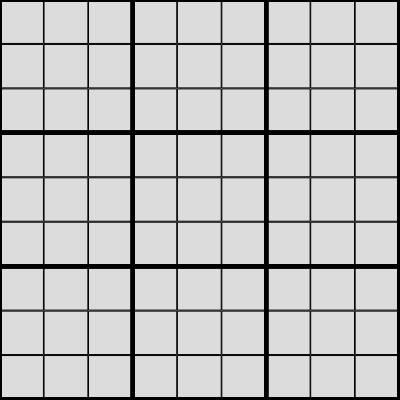
Frame 1 (no input)
Frame 60 (no input): identical to frame 1, image omitted
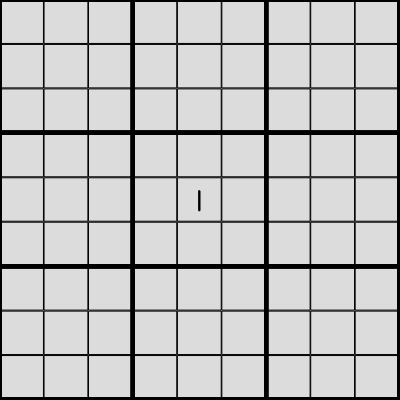
Frame 120 (the mouse pressed at the canvas centre since frame 60)

The p5.js sketch that drew these frames (run headless with seeded random() and noise() and a simulated clock; from frame 60 on, the mouse is pressed at the canvas centre):

// p5.js sketch
// ── sketch.js
var myBoard;
let num = -1;
let add = false;
let solve = false;
let cursorX, cursorY;

function setup() {
  createCanvas(400, 400);
  myBoard = new Board([0,0,4,9,0,5,0,8,6,6,5,2,7,0,8,0,3,0,8,0,9,0,3,6,0,5,0,0,0,8,0,0,4,0,2,7,0,2,6,0,5,7,0,0,0,7,4,0,8,9,2,1,6,0,0,8,0,0,7,9,6,0,2,2,9,0,0,0,1,3,0,0,4,6,0,0,0,3,0,0,9]);
  clear = createButton("Reset")
  clear.position(215, 425);
  clear.mousePressed(reset);
  solveButton = createButton("Solve")
  solveButton.position(140, 425);
  solveButton.mousePressed(doSolve);
}

function draw() {
  background(220);
  myBoard.show();

  //cursor
  if (add) {
    let dist = width / 18 - 1;
    rect(width / 9 * cursorX + dist, height / 9 * cursorY + 13, 1, 20);
    if (num != -1) {
      myBoard.board[cursorX][cursorY].val = num;
      add = false;
    }
  }
  if (solve) {
    myBoard.solve();
    myBoard.checkSolution();
  }
}

function mousePressed() {
  add = true;
  if (mouseX < 400 && mouseY < 400) {
    cursorX = int(map(mouseX, 0, width, 0, 9));
    cursorY = int(map(mouseY, 0, height, 0, 9));
  }
  
}

function keyTyped() {
  num = key;
}

function keyReleased() {
  num = -1;
}

function reset() {
  myBoard = new Board([]);
  solve = false;
}

function doSolve() {
  solve = true;
}

// ── Board.js
class Board {
	constructor() {
    let nums = [0,0,4,9,0,5,0,8,6,6,5,2,7,0,8,0,3,0,8,0,9,0,3,6,0,5,0,0,0,8,0,0,4,0,2,7,0,2,6,0,5,7,0,0,0,7,4,0,8,9,2,1,6,0,0,8,0,0,7,9,6,0,2,2,9,0,0,0,1,3,0,0,4,6,0,0,0,3,0,0,0];
    this.board = [];
		for (let i = 0; i < 9; i++) {
      this.board[i] = [];
			for (let j = 0; j < 9; j++) {
				this.board[i][j] = new Square(i, j, 0);
                //this.board[i][j] = new Square(i, j, nums[9 * j + i]);
			}
 		}
	}
	
	show() {
		for (let i = 0; i < 9; i++) {
			for (let j = 0; j < 9; j++) {
        noFill();
        strokeWeight(3);
        rect(i % 3 * width / 3, j % 3 * height / 3, width /3 -1, height /3 -1);
				strokeWeight(1);
        rect(width/9 * i, height/9 * j, width / 9-1, height/9-1);
        fill(0);
        textSize(30);
        let a = this.board[i][j].val;
        if (a > 0) {
        	text(this.board[i][j].val, width/9 * i+14, height/9 * j+33);
        }
			}
		}
	}

	solve() {
		for (let i = 0; i < 9; i++) {
			for (let j = 0; j < 9; j++) {
        this.board[i][j].check(this.board);
      }
    }
	}
	
	checkSolution() {
		let solved = true;
		for (let row = 0; row < 9; row++) {
			for (let col = 0; col < 9; col++) {
				let correct = true;
				let num = this.board[row][col].val;
        //row
				for (let i = 0; i < 9; i++) {
					if (this.board[row][i].val == num && i != col) {
						solved = false;
						correct = false;
					}
				}
				//column
				for (let i = 0; i < 9; i++) {
					if (this.board[i][col].val == num && i != row) {
						solved = false;
						correct = false;
					}
				}
				//box
				for (let i = 0; i < 3; i++) {
					for (let j = 0; j < 3; j++) {
						let x = (row + i) % 3 + 3 * int(row / 3);
						let y = (col + j) % 3 + 3 * int(col / 3);
						let num2 = this.board[x][y].val;
						if (num2 == num && (i != 0 || j != 0)) {
							solved = false;
							correct = false;
						}
					}
				}
				if (!correct && num != 0) {
					fill(255,0,0,100);
					rect(this.board[row][col].x * width/9, this.board[row][col].y * height/9,width / 9-1, height/9-1);
				}
      }
    }
	}
	
}
// ── Square.js
class Square {
	constructor (x_, y_, val_) {
		this.x = x_;
		this.y = y_;
    this.val = val_;
    this.possible = [1,2,3,4,5,6,7,8,9];
    this.keep = 0;
	}
  
  check(board) {
    let num;
    let index;
    let must;
    this.keep = this.val;
    
    //row
    for (let i = 0; i < 9; i++) {
      num = int(board[i][this.y].val);
      index = this.possible.indexOf(num);
      if (i != this.x && num > 0 && index > -1) {
        this.possible.splice(index, 1);
      }
    }
    //col
    for (let j = 0; j < 9; j++) {
      num = int(board[this.x][j].val);
      index = this.possible.indexOf(num);
      if (j != this.y && num > 0 && index > -1) {
        this.possible.splice(index, 1);
      }
    }
    
    //box
    for (let i = 0; i < 3; i++) {
      for (let j = 0; j < 3; j++) {
        let indexX = (this.x + i) % 3 + 3 * int(this.x / 3);
        let indexY = (this.y + j) % 3 + 3 * int(this.y / 3);
        num = int(board[indexX][indexY].val);
      	index = this.possible.indexOf(num);
      	if ((indexX != this.x || indexY != this.y) && num > 0 && index > -1) {
        	this.possible.splice(index, 1);
      	}
      }
    }
    
    //naked pair row
    //if possible length is 2 check row col square
    //if other possible == possible, remove those nums from all other posses
    if (this.possible.length == 2) {
      for (let i = 0; i < 9; i++) {
        if (i != this.x) {
        	if (board[i][this.y].possible.length == 2) {
        		if (this.possible[0] == board[i][this.y].possible[0] && this.possible[1] == board[i][this.y].possible[1]) {
            	let a = this.possible[0];
              let b = this.possible[1];
              for (let j = 0; j < 9; j++) {
        				if (j != this.x && j != board[i][this.y].x) {
                  num = int(a);
      						index = board[j][this.y].possible.indexOf(num);
     							if (index > -1) {
      	  					board[j][this.y].possible.splice(index, 1);
       						}
                  num = int(b);
      						index = board[j][this.y].possible.indexOf(num);
     							if (index > -1) {
      	  					board[j][this.y].possible.splice(index, 1);
       						}
                }
              }
            }
          }
        }
      }
    }
    
    //naked pair col
    if (this.possible.length == 2) {
      for (let i = 0; i < 9; i++) {
        if (i != this.y) {
        	if (board[this.x][i].possible.length == 2) {
        		if (this.possible[0] == board[this.x][i].possible[0] && this.possible[1] == board[this.x][i].possible[1]) {
            	let a = this.possible[0];
              let b = this.possible[1];
              for (let j = 0; j < 9; j++) {
        				if (j != this.y && j != board[this.x][i].y) {
                  num = int(a);
      						index = board[this.x][j].possible.indexOf(num);
     							if (index > -1) {
      	  					board[this.x][j].possible.splice(index, 1);
       						}
                  num = int(b);
      						index = board[this.x][j].possible.indexOf(num);
     							if (index > -1) {
      	  					board[this.x][j].possible.splice(index, 1);
       						}
                }
              }
            }
          }
        }
      }
    }

    //naked pair square
    if (this.possible.length == 2) {
      for (let i = 0; i < 3; i++) {
      	for (let j = 0; j < 3; j++) {
        	if (i != 0 || j != 0) {
	        	let indexX = (this.x + i) % 3 + 3 * int(this.x / 3);
  	      	let indexY = (this.y + j) % 3 + 3 * int(this.y / 3);
    	    	if (board[indexX][indexY].possible.length == 2) {
      	  		if (this.possible[0] == board[indexX][indexY].possible[0] && this.possible[1] == board[indexX][indexY].possible[1]) {
        	    	let a = this.possible[0];
          	    let b = this.possible[1];
            	  for (let k = 0; k < 3; k++) {
				      		for (let l = 0; l < 3; l++) {
        						if (k != 0 || l != 0) {
					    	    	let indexX2 = (this.x + k) % 3 + 3 * int(this.x / 3);
  	    					  	let indexY2 = (this.y + l) % 3 + 3 * int(this.y / 3);
                      if (indexX != indexX2 || indexY != indexY2) {
	                	  	num = int(a);
  	    								index = board[indexX2][indexY2].possible.indexOf(num);
    	 									if (index > -1) {
      		  							board[indexX2][indexY2].possible.splice(index, 1);
       									}
          	      		  num = int(b);
      									index = board[indexX2][indexY2].possible.indexOf(num);
     										if (index > -1) {
      	  								board[indexX2][indexY2].possible.splice(index, 1);
       									}
                      }
                    }
                  }
                }
              }
            }
          }
        }
      }
    }
    
    //hidden pair row
    //this doesnt work yet i have no idea why?????
    for (let i = 0; i < 9; i++) {
      let inCommon = [];
      if (i != this.x) {
        for (let k = 0; k < board[i][this.y].possible.length; k++) {
          if (this.possible.includes(board[i][this.y].possible[k])) {
            inCommon.push(board[i][this.y].possible[k]);
          }
        }
        if (this.x == 2 && this.y == 8) {
          //print([inCommon,i,this.possible]);
        }
        if (inCommon.length == 2) {
          let hidden = true;
          for (let j = 0; j < 9; j++) {
            if (j != this.x && j != i) {
              for (let k = 0; k < inCommon.length; k++) {
                if (board[j][this.y].possible.includes(inCommon[k])) {
                  hidden = false;
                }
              }
            }
          }
          if (hidden) {
         		this.possible = [inCommon[0],inCommon[1]];
          	board[i][this.y].possible = [inCommon[0],inCommon[1]];
          }
        }
      }
    }
    
    //must row
    must = [1,2,3,4,5,6,7,8,9];
    for (let i = 0; i < 9; i++) {
      if (this.x != i) {
        for (let j = 0; j < board[i][this.y].possible.length; j++) {
      		num = int(board[i][this.y].possible[j]);
      		index = must.indexOf(num);
     			if (index > -1) {
      	  	must.splice(index, 1);
       		}
      	}
      }
    }
    if (must.length == 1) {
      this.val = must[0];
    }
     
    //must col
    must = [1,2,3,4,5,6,7,8,9];
    for (let i = 0; i < 9; i++) {
      if (this.y != i) {
        for (let j = 0; j < board[this.x][i].possible.length; j++) {
      		num = int(board[this.x][i].possible[j]);
      		index = must.indexOf(num);
     			if (index > -1) {
      	  	must.splice(index, 1);
       		}
      	}
      }
    }
    if (must.length == 1) {
      this.val = must[0];
    }
    
    //must square
    must = [1,2,3,4,5,6,7,8,9];
    for (let i = 0; i < 3; i++) {
      for (let j = 0; j < 3; j++) {
        if (i != 0 || j != 0) {
        	let indexX = (this.x + i) % 3 + 3 * int(this.x / 3);
        	let indexY = (this.y + j) % 3 + 3 * int(this.y / 3);
          for (let k = 0; k < board[indexX][indexY].possible.length; k++) {
      			num = int(board[indexX][indexY].possible[k]);
      			index = must.indexOf(num);
     				if (index > -1) {
      	  		must.splice(index, 1);
       			}
          }
        }
      }
    }
    if (must.length == 1) {
      this.val = must[0];
    }
    
    if (this.possible.length == 1) {
      this.val = this.possible[0];
    }
      
    if (this.val > 0) {
      this.possible = [int(this.val)];
    }
    
    if (this.keep > 0) {
      this.val = this.keep;
    }
  }
}
